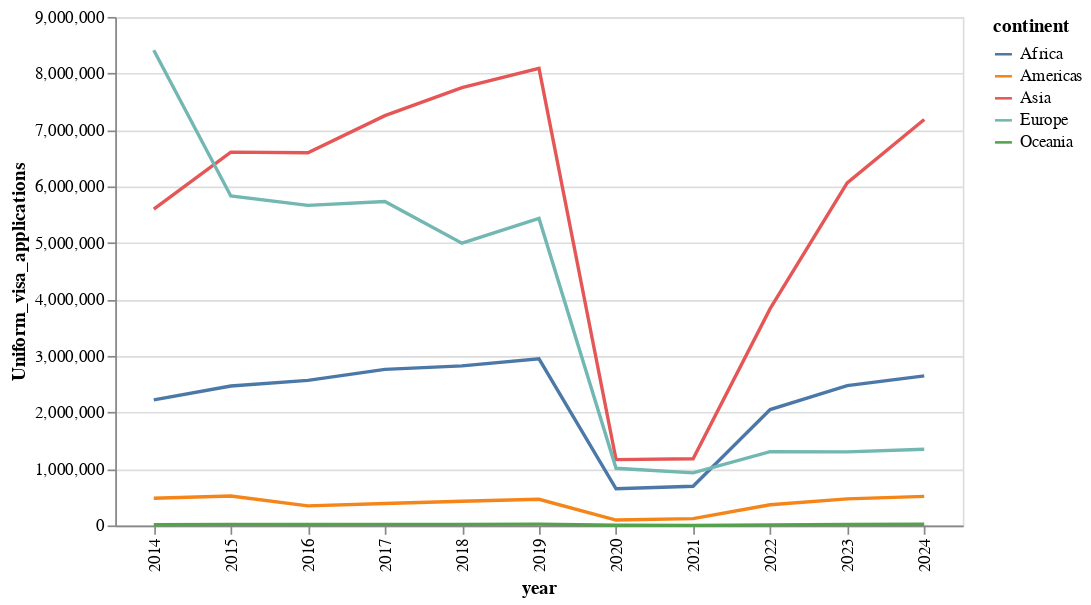

Notebook code cell kept with this figure:
### Code cell
alt.Chart(YEARLY_CONTINENT).mark_line().encode(
    x='year',
    y='Uniform_visa_applications',
    color='continent',
    tooltip=['continent','Not_issued_rate_yearly'],
).properties(width=500)

### Figure 1 — Vega-Lite specification as saved in the notebook (floating-point values rounded to 4 significant figures)
{"config": {"view": {"continuousWidth": 300, "continuousHeight": 300}}, "data": {"name": "data-0f25c41b246abe2069bfff7a7554f768"}, "mark": {"type": "line"}, "encoding": {"color": {"field": "continent", "type": "nominal"}, "tooltip": [{"field": "continent", "type": "nominal"}, {"field": "Not_issued_rate_yearly", "type": "quantitative"}], "x": {"field": "year", "type": "nominal"}, "y": {"field": "Uniform_visa_applications", "type": "quantitative"}}, "width": 500, "$schema": "https://vega.github.io/schema/vega-lite/v5.20.1.json", "datasets": {"data-0f25c41b246abe2069bfff7a7554f768": [{"continent": "Africa", "year": "2014", "Uniform_visa_applications": 2222000.0, "Uniform_visas_issued_total": 1770000.0, "MEV_issued": 697400.0, "Visas_not_issued": 411100.0, "Not_issued_rate_yearly": 0.185}, {"continent": "Africa", "year": "2015", "Uniform_visa_applications": 2469000.0, "Uniform_visas_issued_total": 1960000.0, "MEV_issued": 811400.0, "Visas_not_issued": 467500.0, "Not_issued_rate_yearly": 0.1894}, {"continent": "Africa", "year": "2016", "Uniform_visa_applications": 2568000.0, "Uniform_visas_issued_total": 1979000.0, "MEV_issued": 876400.0, "Visas_not_issued": 516900.0, "Not_issued_rate_yearly": 0.2013}, {"continent": "Africa", "year": "2017", "Uniform_visa_applications": 2762000.0, "Uniform_visas_issued_total": 2071000.0, "MEV_issued": 874300.0, "Visas_not_issued": 655600.0, "Not_issued_rate_yearly": 0.2374}, {"continent": "Africa", "year": "2018", "Uniform_visa_applications": 2824000.0, "Uniform_visas_issued_total": 2018000.0, "MEV_issued": 850500.0, "Visas_not_issued": 757900.0, "Not_issued_rate_yearly": 0.2684}, {"continent": "Africa", "year": "2019", "Uniform_visa_applications": 2949000.0, "Uniform_visas_issued_total": 2073000.0, "MEV_issued": 868900.0, "Visas_not_issued": 816000.0, "Not_issued_rate_yearly": 0.2767}, {"continent": "Africa", "year": "2020", "Uniform_visa_applications": 649300.0, "Uniform_visas_issued_total": 450200.0, "MEV_issued": 203100.0, "Visas_not_issued": 195100.0, "Not_issued_rate_yearly": 0.3005}, {"continent": "Africa", "year": "2021", "Uniform_visa_applications": 694300.0, "Uniform_visas_issued_total": 465700.0, "MEV_issued": 271000.0, "Visas_not_issued": 169200.0, "Not_issued_rate_yearly": 0.2437}, {"continent": "Africa", "year": "2022", "Uniform_visa_applications": 2051000.0, "Uniform_visas_issued_total": 1354000.0, "MEV_issued": 659400.0, "Visas_not_issued": 617500.0, "Not_issued_rate_yearly": 0.301}, {"continent": "Africa", "year": "2023", "Uniform_visa_applications": 2474000.0, "Uniform_visas_issued_total": 1759000.0, "MEV_issued": 824100.0, "Visas_not_issued": 669900.0, "Not_issued_rate_yearly": 0.2707}, {"continent": "Africa", "year": "2024", "Uniform_visa_applications": 2648000.0, "Uniform_visas_issued_total": 1854000.0, "MEV_issued": 895700.0, "Visas_not_issued": 705200.0, "Not_issued_rate_yearly": 0.2663}, {"continent": "Americas", "year": "2014", "Uniform_visa_applications": 481300.0, "Uniform_visas_issued_total": 439200.0, "MEV_issued": 201300.0, "Visas_not_issued": 32570.0, "Not_issued_rate_yearly": 0.06767}, {"continent": "Americas", "year": "2015", "Uniform_visa_applications": 521300.0, "Uniform_visas_issued_total": 481300.0, "MEV_issued": 206600.0, "Visas_not_issued": 32680.0, "Not_issued_rate_yearly": 0.06268}, {"continent": "Americas", "year": "2016", "Uniform_visa_applications": 345600.0, "Uniform_visas_issued_total": 307900.0, "MEV_issued": 127300.0, "Visas_not_issued": 30980.0, "Not_issued_rate_yearly": 0.08963}, {"continent": "Americas", "year": "2017", "Uniform_visa_applications": 387500.0, "Uniform_visas_issued_total": 340900.0, "MEV_issued": 142500.0, "Visas_not_issued": 39190.0, "Not_issued_rate_yearly": 0.1011}, {"continent": "Americas", "year": "2018", "Uniform_visa_applications": 427900.0, "Uniform_visas_issued_total": 371000.0, "MEV_issued": 155500.0, "Visas_not_issued": 47730.0, "Not_issued_rate_yearly": 0.1115}, {"continent": "Americas", "year": "2019", "Uniform_visa_applications": 462900.0, "Uniform_visas_issued_total": 398900.0, "MEV_issued": 161100.0, "Visas_not_issued": 53320.0, "Not_issued_rate_yearly": 0.1152}, {"continent": "Americas", "year": "2020", "Uniform_visa_applications": 95640.0, "Uniform_visas_issued_total": 77180.0, "MEV_issued": 29000.0, "Visas_not_issued": 14110.0, "Not_issued_rate_yearly": 0.1475}, {"continent": "Americas", "year": "2021", "Uniform_visa_applications": 120900.0, "Uniform_visas_issued_total": 97510.0, "MEV_issued": 37310.0, "Visas_not_issued": 18650.0, "Not_issued_rate_yearly": 0.1542}, {"continent": "Americas", "year": "2022", "Uniform_visa_applications": 366500.0, "Uniform_visas_issued_total": 296600.0, "MEV_issued": 105400.0, "Visas_not_issued": 55690.0, "Not_issued_rate_yearly": 0.152}, {"continent": "Americas", "year": "2023", "Uniform_visa_applications": 469800.0, "Uniform_visas_issued_total": 387000.0, "MEV_issued": 159000.0, "Visas_not_issued": 71720.0, "Not_issued_rate_yearly": 0.1527}, {"continent": "Americas", "year": "2024", "Uniform_visa_applications": 514400.0, "Uniform_visas_issued_total": 422200.0, "MEV_issued": 179400.0, "Visas_not_issued": 80190.0, "Not_issued_rate_yearly": 0.1559}, {"continent": "Asia", "year": "2014", "Uniform_visa_applications": 5600000.0, "Uniform_visas_issued_total": 5243000.0, "MEV_issued": 1941000.0, "Visas_not_issued": 292200.0, "Not_issued_rate_yearly": 0.05218}, {"continent": "Asia", "year": "2015", "Uniform_visa_applications": 6607000.0, "Uniform_visas_issued_total": 6207000.0, "MEV_issued": 2298000.0, "Visas_not_issued": 344600.0, "Not_issued_rate_yearly": 0.05215}, {"continent": "Asia", "year": "2016", "Uniform_visa_applications": 6596000.0, "Uniform_visas_issued_total": 6147000.0, "MEV_issued": 3101000.0, "Visas_not_issued": 386400.0, "Not_issued_rate_yearly": 0.05858}, {"continent": "Asia", "year": "2017", "Uniform_visa_applications": 7253000.0, "Uniform_visas_issued_total": 6680000.0, "MEV_issued": 3262000.0, "Visas_not_issued": 515400.0, "Not_issued_rate_yearly": 0.07105}, {"continent": "Asia", "year": "2018", "Uniform_visa_applications": 7749000.0, "Uniform_visas_issued_total": 7046000.0, "MEV_issued": 3480000.0, "Visas_not_issued": 636200.0, "Not_issued_rate_yearly": 0.08211}, {"continent": "Asia", "year": "2019", "Uniform_visa_applications": 8089000.0, "Uniform_visas_issued_total": 7326000.0, "MEV_issued": 3709000.0, "Visas_not_issued": 694500.0, "Not_issued_rate_yearly": 0.08586}, {"continent": "Asia", "year": "2020", "Uniform_visa_applications": 1165000.0, "Uniform_visas_issued_total": 1006000.0, "MEV_issued": 588400.0, "Visas_not_issued": 150200.0, "Not_issued_rate_yearly": 0.1289}, {"continent": "Asia", "year": "2021", "Uniform_visa_applications": 1180000.0, "Uniform_visas_issued_total": 983200.0, "MEV_issued": 707200.0, "Visas_not_issued": 158800.0, "Not_issued_rate_yearly": 0.1346}, {"continent": "Asia", "year": "2022", "Uniform_visa_applications": 3838000.0, "Uniform_visas_issued_total": 3209000.0, "MEV_issued": 1970000.0, "Visas_not_issued": 548900.0, "Not_issued_rate_yearly": 0.143}, {"continent": "Asia", "year": "2023", "Uniform_visa_applications": 6064000.0, "Uniform_visas_issued_total": 5204000.0, "MEV_issued": 2967000.0, "Visas_not_issued": 785200.0, "Not_issued_rate_yearly": 0.1295}, {"continent": "Asia", "year": "2024", "Uniform_visa_applications": 7184000.0, "Uniform_visas_issued_total": 6281000.0, "MEV_issued": 3415000.0, "Visas_not_issued": 831800.0, "Not_issued_rate_yearly": 0.1158}, {"continent": "Europe", "year": "2014", "Uniform_visa_applications": 8409000.0, "Uniform_visas_issued_total": 8220000.0, "MEV_issued": 4686000.0, "Visas_not_issued": 114900.0, "Not_issued_rate_yearly": 0.01366}, {"continent": "Europe", "year": "2015", "Uniform_visa_applications": 5831000.0, "Uniform_visas_issued_total": 5642000.0, "MEV_issued": 3621000.0, "Visas_not_issued": 114600.0, "Not_issued_rate_yearly": 0.01966}, {"continent": "Europe", "year": "2016", "Uniform_visa_applications": 5665000.0, "Uniform_visas_issued_total": 5487000.0, "MEV_issued": 4060000.0, "Visas_not_issued": 109000.0, "Not_issued_rate_yearly": 0.01924}, {"continent": "Europe", "year": "2017", "Uniform_visa_applications": 5734000.0, "Uniform_visas_issued_total": 5543000.0, "MEV_issued": 4393000.0, "Visas_not_issued": 106800.0, "Not_issued_rate_yearly": 0.01863}, {"continent": "Europe", "year": "2018", "Uniform_visa_applications": 4996000.0, "Uniform_visas_issued_total": 4811000.0, "MEV_issued": 3834000.0, "Visas_not_issued": 97060.0, "Not_issued_rate_yearly": 0.01943}, {"continent": "Europe", "year": "2019", "Uniform_visa_applications": 5433000.0, "Uniform_visas_issued_total": 5203000.0, "MEV_issued": 4122000.0, "Visas_not_issued": 113700.0, "Not_issued_rate_yearly": 0.02093}, {"continent": "Europe", "year": "2020", "Uniform_visa_applications": 1011000.0, "Uniform_visas_issued_total": 953400.0, "MEV_issued": 711900.0, "Visas_not_issued": 35730.0, "Not_issued_rate_yearly": 0.03533}, {"continent": "Europe", "year": "2021", "Uniform_visa_applications": 930700.0, "Uniform_visas_issued_total": 849400.0, "MEV_issued": 672800.0, "Visas_not_issued": 32500.0, "Not_issued_rate_yearly": 0.03491}, {"continent": "Europe", "year": "2022", "Uniform_visa_applications": 1306000.0, "Uniform_visas_issued_total": 1070000.0, "MEV_issued": 709600.0, "Visas_not_issued": 100300.0, "Not_issued_rate_yearly": 0.07683}, {"continent": "Europe", "year": "2023", "Uniform_visa_applications": 1302000.0, "Uniform_visas_issued_total": 1126000.0, "MEV_issued": 643300.0, "Visas_not_issued": 105600.0, "Not_issued_rate_yearly": 0.08114}, {"continent": "Europe", "year": "2024", "Uniform_visa_applications": 1349000.0, "Uniform_visas_issued_total": 1218000.0, "MEV_issued": 612100.0, "Visas_not_issued": 88210.0, "Not_issued_rate_yearly": 0.06538}, {"continent": "Oceania", "year": "2014", "Uniform_visa_applications": 12950.0, "Uniform_visas_issued_total": 12490.0, "MEV_issued": 4428.0, "Visas_not_issued": 246.0, "Not_issued_rate_yearly": 0.019}, {"continent": "Oceania", "year": "2015", "Uniform_visa_applications": 18400.0, "Uniform_visas_issued_total": 17800.0, "MEV_issued": 4821.0, "Visas_not_issued": 260.0, "Not_issued_rate_yearly": 0.01413}, {"continent": "Oceania", "year": "2016", "Uniform_visa_applications": 17210.0, "Uniform_visas_issued_total": 16790.0, "MEV_issued": 4105.0, "Visas_not_issued": 236.0, "Not_issued_rate_yearly": 0.01371}, {"continent": "Oceania", "year": "2017", "Uniform_visa_applications": 19120.0, "Uniform_visas_issued_total": 18520.0, "MEV_issued": 5114.0, "Visas_not_issued": 491.0, "Not_issued_rate_yearly": 0.02568}, {"continent": "Oceania", "year": "2018", "Uniform_visa_applications": 19930.0, "Uniform_visas_issued_total": 19340.0, "MEV_issued": 6038.0, "Visas_not_issued": 473.0, "Not_issued_rate_yearly": 0.02373}, {"continent": "Oceania", "year": "2019", "Uniform_visa_applications": 22680.0, "Uniform_visas_issued_total": 21920.0, "MEV_issued": 8099.0, "Visas_not_issued": 534.0, "Not_issued_rate_yearly": 0.02355}, {"continent": "Oceania", "year": "2020", "Uniform_visa_applications": 2668.0, "Uniform_visas_issued_total": 2486.0, "MEV_issued": 980.0, "Visas_not_issued": 116.0, "Not_issued_rate_yearly": 0.04348}, {"continent": "Oceania", "year": "2021", "Uniform_visa_applications": 570.0, "Uniform_visas_issued_total": 464.0, "MEV_issued": 224.0, "Visas_not_issued": 52.0, "Not_issued_rate_yearly": 0.09123}, {"continent": "Oceania", "year": "2022", "Uniform_visa_applications": 10940.0, "Uniform_visas_issued_total": 10360.0, "MEV_issued": 4062.0, "Visas_not_issued": 366.0, "Not_issued_rate_yearly": 0.03346}, {"continent": "Oceania", "year": "2023", "Uniform_visa_applications": 17360.0, "Uniform_visas_issued_total": 17090.0, "MEV_issued": 7778.0, "Visas_not_issued": 499.0, "Not_issued_rate_yearly": 0.02874}, {"continent": "Oceania", "year": "2024", "Uniform_visa_applications": 20300.0, "Uniform_visas_issued_total": 19670.0, "MEV_issued": 9435.0, "Visas_not_issued": 643.0, "Not_issued_rate_yearly": 0.03167}]}}
